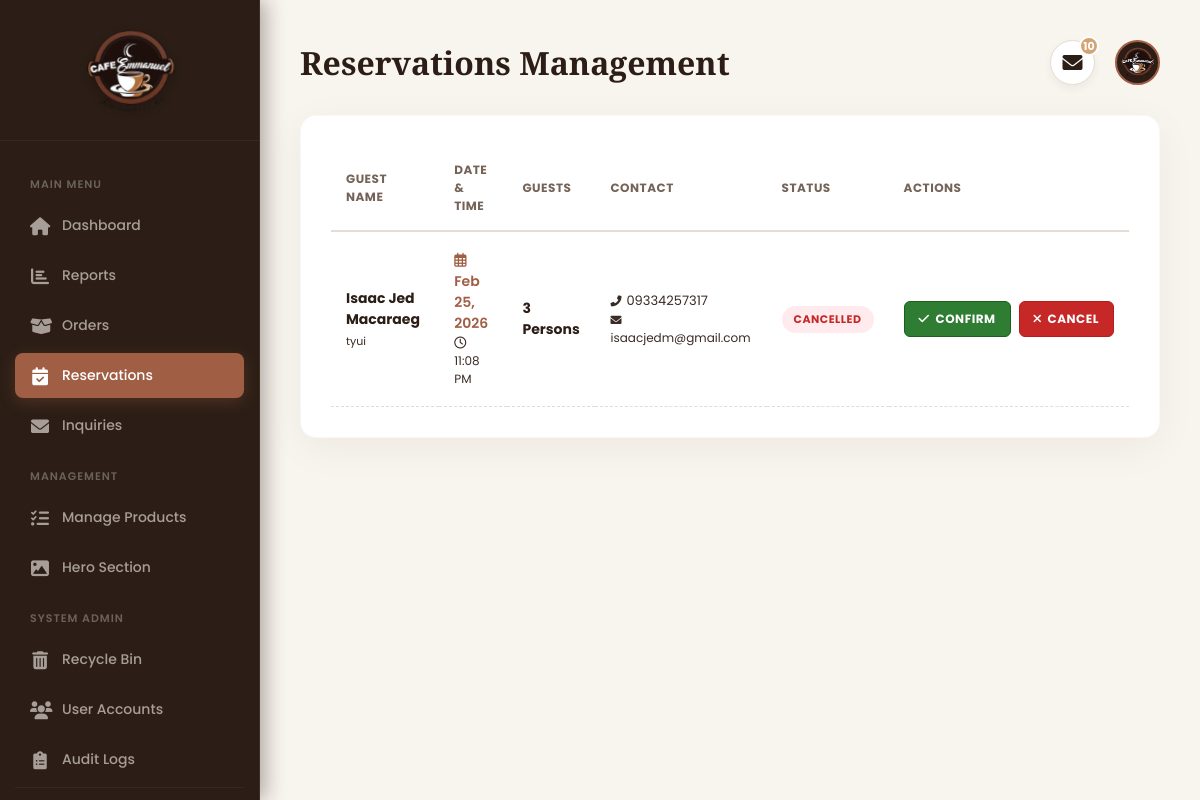
The app's page /admin_reservations.php (signed in) with its own data.
### tables this page shows
CREATE TABLE `reservations` (
  `id` int(11) NOT NULL,
  `user_id` int(10) UNSIGNED NOT NULL,
  `res_name` varchar(100) NOT NULL,
  `res_email` varchar(100) NOT NULL,
  `res_phone` varchar(20) NOT NULL,
  `res_date` date NOT NULL,
  `res_time` time NOT NULL,
  `res_guests` int(11) NOT NULL,
  `res_notes` text DEFAULT NULL,
  `status` enum('pending','confirmed','cancelled','completed') DEFAULT 'pending',
  `created_at` timestamp NOT NULL DEFAULT current_timestamp()
);

### admin_reservations.php (the view, shortened to what this page needs)
<?php
try {
    include 'db_connect.php';
    $local_conn = $conn;
    $unread_inquiries = 0;
    $inquiry_count_result = $local_conn->query("SELECT COUNT(*) as count FROM inquiries WHERE status = 'new'");
    if ($inquiry_count_result) {
        $unread_inquiries = $inquiry_count_result->fetch_assoc()['count'];
    }
    $sql = "SELECT * FROM reservations ORDER BY res_date ASC, res_time ASC";
    $result = $local_conn->query($sql);
} catch (Throwable $e) {
    die("Error initializing page: " . htmlspecialchars($e->getMessage()));
}
?>
<!DOCTYPE html>
<html lang="en">
<head>
    <link rel="stylesheet" href="https://cdnjs.cloudflare.com/ajax/libs/font-awesome/6.4.0/css/all.min.css" />
</head>
<body>
    <?php include 'admin_sidebar.php'; ?>
    <main class="main-content">
        <header class="main-header">
            <h1>Reservations Management</h1>
            <div class="header-icons">
                <div class="icon-container" id="messageIcon">
                    <i class="fas fa-envelope"></i>
                    <?php if($unread_inquiries > 0): ?><span class="header-badge"><?php echo $unread_inquiries; ?></span><?php endif; ?>
                </div>
                <div class="icon-container" id="profileIcon" style="border:none; box-shadow:none; background:transparent;">
                    <img src="Logo_Brand.png" alt="Admin" style="background:var(--secondary);">
                </div>
            </div>
        </header>
        <div class="card">
            <div style="overflow-x: auto;">
                <table>
                    <thead>
                        <tr>
                            <th>Guest Name</th>
                            <th>Date & Time</th>
                            <th>Guests</th>
                            <th>Contact</th>
                            <th>Status</th>
                            <th>Actions</th>
                        </tr>
                    </thead>
                    <tbody>
                        <?php if ($result && $result->num_rows > 0): ?>
                            <?php while($row = $result->fetch_assoc()): ?>
                                <tr>
                                    <td>
                                        <strong style="color:var(--secondary) !important;"><?php echo htmlspecialchars($row['res_name']); ?></strong><br>
                                        <small style="color:#3a2b24; font-size:11px;"><?php echo htmlspecialchars($row['res_notes']); ?></small>
                                    </td>
                                    <td>
                                        <div style="font-weight:600; color:var(--primary) !important;">
                                            <i class="far fa-calendar-alt" style="margin-right:5px;"></i><?php echo date("M d, Y", strtotime($row['res_date'])); ?>
                                        </div>
                                        <div style="font-size:12px; color:#3a2b24;">
                                            <i class="far fa-clock" style="margin-right:5px;"></i><?php echo date("g:i A", strtotime($row['res_time'])); ?>
                                        </div>
                                    </td>
                                    <td><strong style="color:var(--secondary) !important;"><?php echo $row['res_guests']; ?> Persons</strong></td>
                                    <td>
                                        <div style="font-size:13px; color:var(--text-dark) !important;"><i class="fas fa-phone-alt" style="margin-right:5px; font-size:11px;"></i><?php echo htmlspecialchars($row['res_phone']); ?></div>
                                        <div style="font-size:12px; color:#3a2b24;"><i class="fas fa-envelope" style="margin-right:5px; font-size:11px;"></i><?php echo htmlspecialchars($row['res_email']); ?></div>
                                    </td>
                                    <td><span class="status-badge status-<?php echo $row['status']; ?>"><?php echo ucfirst($row['status']); ?></span></td>
                                    <td>
                                        <div class="action-icons">
                                            <a href="?action=confirm&id=<?php echo $row['id']; ?>" class="btn-solid btn-solid-green" title="Confirm"><i class="fas fa-check"></i> Confirm</a>
                                            <a href="?action=cancel&id=<?php echo $row['id']; ?>" class="btn-solid btn-solid-red" title="Cancel" onclick="return confirm('Cancel this reservation?')"><i class="fas fa-times"></i> Cancel</a>
                                        </div>
                                    </td>
                                </tr>
                            <?php endwhile; ?>
                        <?php else: ?>
                            <tr><td colspan="6" style="text-align:center; padding:40px; color:#3a2b24 !important; font-weight:600;">No reservations found.</td></tr>
                        <?php endif; ?>
                    </tbody>
                </table>
            </div>
        </div>
    </main>
</body>
</html>

### admin_reservations.php (style rules this page uses)
:root { --primary: #A05E44; --secondary: #2C1E16; --accent: #D4A373; --bg-main: #F8F4EE; --bg-card: #FFFFFF; --text-dark: #3A2B24; --text-muted: #756358; --border-color: #E6DCD3; --font-heading: 'Playfair Display', serif; --font-body: 'Poppins', sans-serif; --shadow-soft: 0 10px 40px rgba(44, 30, 22, 0.05); }
* { box-sizing: border-box; margin: 0; padding: 0; }
body { font-family: var(--font-body) !important; background-color: var(--bg-main) !important; color: var(--text-dark) !important; display: flex; height: 100vh; overflow: hidden; }
.main-content { flex-grow: 1; margin-left: 260px; width: calc(100% - 260px); height: 100vh; overflow-y: auto; padding: 40px; }
.main-header { display: flex; justify-content: space-between; align-items: center; margin-bottom: 30px; position: relative; z-index: 1000; }
.main-header h1 { font-family: var(--font-heading) !important; font-size: 32px !important; font-weight: 700 !important; color: var(--secondary) !important; }
.header-icons { display: flex; align-items: center; gap: 20px; }
.icon-container { position: relative; cursor: pointer; color: #3a2b24; width: 45px; height: 45px; background: var(--bg-card); border-radius: 50%; display: flex; align-items: center; justify-content: center; border: 1px solid var(--border-color); transition: 0.3s; box-shadow: 0 4px 10px rgba(44, 30, 22, 0.05); }
.icon-container i { font-size: 1.25rem; color: var(--secondary); transition: 0.3s; }
.header-badge { position: absolute; top: -5px; right: -5px; background-color: var(--accent); color: white; border-radius: 50%; width: 20px; height: 20px; font-size: 11px; display: flex; align-items: center; justify-content: center; font-weight: bold; border: 2px solid var(--bg-card); }
.header-icons img { width: 45px; height: 45px; border-radius: 50%; object-fit: cover; border: 2px solid var(--primary); padding: 2px; background: #fff; }
.card { background: var(--bg-card); padding: 30px; border-radius: 16px; box-shadow: var(--shadow-soft); border: 1px solid rgba(160, 94, 68, 0.05); position: relative; z-index: 1; }
table { width: 100%; border-collapse: collapse; }
th { text-align: left !important; padding: 15px !important; font-size: 12px !important; text-transform: uppercase !important; color: #756358 !important; font-weight: 700 !important; border-bottom: 2px solid var(--border-color) !important; letter-spacing: 0.5px !important; }
td { padding: 18px 15px !important; border-bottom: 1px dashed var(--border-color) !important; font-size: 14px !important; vertical-align: middle !important; color: #3A2B24 !important; }
.status-badge { padding: 5px 12px; border-radius: 20px; font-weight: 700; font-size: 11px; display: inline-block; text-transform: uppercase; letter-spacing: 0.5px; }
.status-cancelled { background: #ffebee; color: #c62828; }
.action-icons { display: flex; gap: 8px; }
.btn-solid { padding: 8px 14px !important; border-radius: 6px !important; display: inline-flex !important; align-items: center !important; justify-content: center !important; gap: 6px !important; font-weight: bold !important; font-size: 12px !important; font-family: var(--font-body) !important; text-decoration: none !important; transition: 0.3s !important; cursor: pointer !important; text-transform: uppercase !important; letter-spacing: 0.5px !important; border: none !important; }
.btn-solid-green { background-color: #2e7d32 !important; color: #ffffff !important; border: 1px solid #1b5e20 !important; }
.btn-solid-green i { color: #ffffff !important; }
.btn-solid-red { background-color: #c62828 !important; color: #ffffff !important; border: 1px solid #b71c1c !important; }
.btn-solid-red i { color: #ffffff !important; }

### admin_sidebar.php (style rules this page uses)
:root { --primary: #A05E44; --secondary: #2C1E16; --accent: #D4A373; --sidebar-bg: #2C1E16; --text-light: #F8F4EE; --text-muted: rgba(248, 244, 238, 0.6); --nav-hover-bg: rgba(160, 94, 68, 0.15); --transition: all 0.3s ease; }

### records on screen
reservations: res_name "Isaac Jed Macaraeg", res_notes "tyui", res_date "Feb 25, 2026", res_time "11:08 PM", res_guests "3", res_phone "09334257317", res_email "isaacjedm@gmail.com", status "CANCELLED"

### other values on screen
$unread_inquiries "10"
